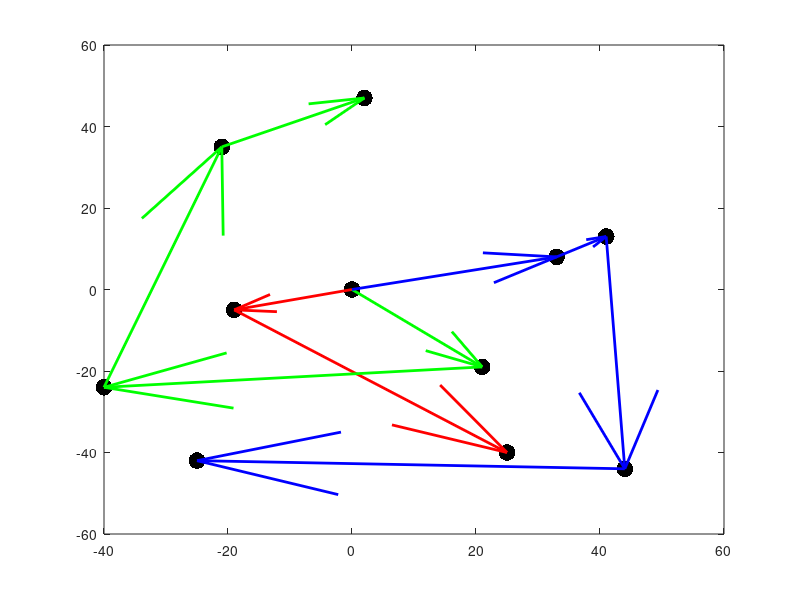

This chart was generated by the following MATLAB code:
load('result.mat');
now_location = [0; 0];
plot([0, location(1, :)], [0, location(2, :)], 'k.', 'MarkerSize',36)
hold on
for i=1:length(best_dir_final_1)
    quiver(now_location(1),now_location(2),...
        -now_location(1) + location(1, best_dir_final_1(i)),...
        -now_location(2) + location(2, best_dir_final_1(i)), 0,...
    'r', 'linewidth', 2);
    now_location = location(:, best_dir_final_1(i));
end


now_location = [0; 0];
for i=1:length(best_dir_final_2)
    quiver(now_location(1),now_location(2),...
        -now_location(1) + location(1, best_dir_final_2(i)),...
        -now_location(2) + location(2, best_dir_final_2(i)), 0,...
        'g', 'linewidth', 2);
    now_location = location(:, best_dir_final_2(i));
end


now_location = [0; 0];
for i=1:length(best_dir_final_3)
    quiver(now_location(1),now_location(2),...
        -now_location(1) + location(1, best_dir_final_3(i)),...
        -now_location(2) + location(2, best_dir_final_3(i)), 0,...
        'b', 'linewidth', 2);
    now_location = location(:, best_dir_final_3(i));
end

print('../../Figure/Q4/best_path.png','-dpng','-r400');

